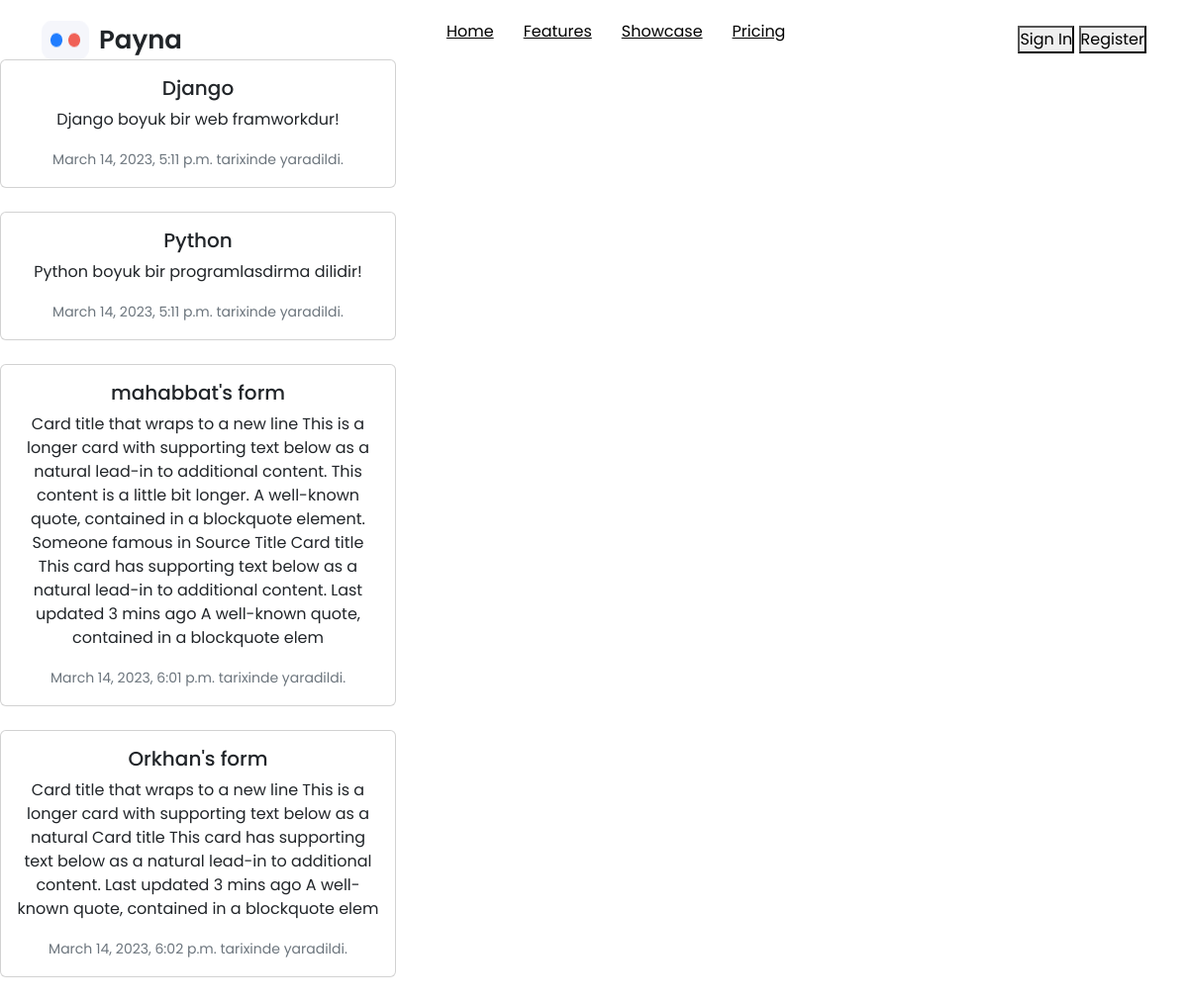
Page /allarticles on the earlier database version.
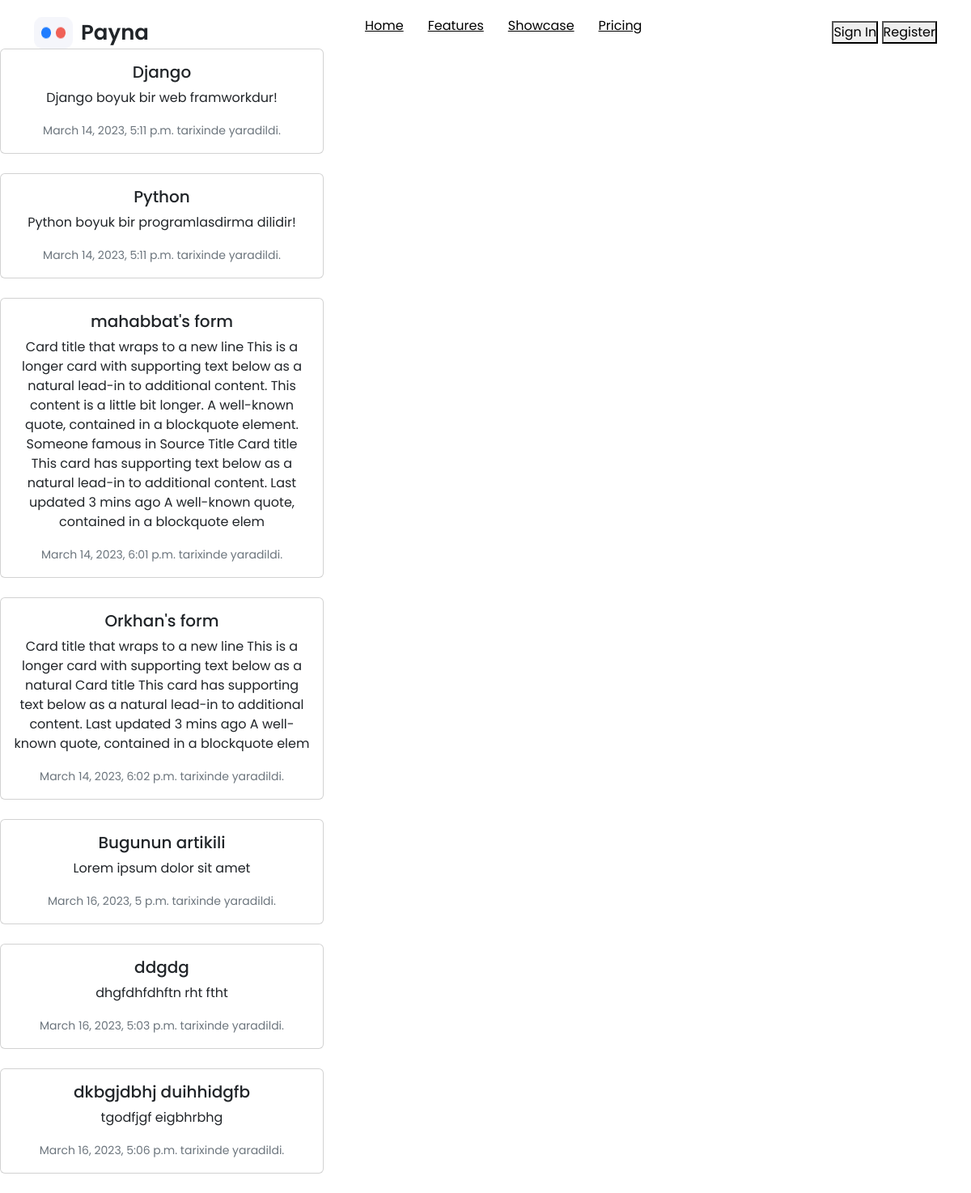
Same page on the later database version.
### app/models.py (models this page shows)
class Article(models.Model):
    name =models.CharField("Ad",max_length=255)
    metn = models.TextField(verbose_name="metn")
    create_date = models.DateTimeField('Yaranma tarixi',auto_now_add=True)

### app/views.py (the view)
# urls.py: path('allarticles',views.allarticles,name = 'allarticles'),
def allarticles(request):
    articles = Article.objects.all()
    contextim  = {
        'articles': articles
    }
    return render(template_name='allarticles.html',request=request,context=contextim)

### templates/allarticles.html
{% extends 'base.html' %}
{% block main %}
{% for article in articles %}
<div class="col-sm-6 col-lg-4 mb-4">
    <div class="card text-center">
      <div class="card-body">
        <h5 class="card-title">{{article.name}}</h5>
        <p class="card-text">{{article.metn}}</p>
        <p class="card-text"><small class="text-muted">{{article.create_date}} tarixinde yaradildi.</small></p>
      </div>
    </div>
  </div>
{% endfor %}
{% endblock main %}

Differences in the rows shown:
added Article: name "Bugunun artikili", metn "Lorem ipsum dolor sit amet", create_date "March 16, 2023, 5 p.m."
added Article: name "ddgdg", metn "dhgfdhfdhftn rht ftht", create_date "March 16, 2023, 5:03 p.m."
added Article: name "dkbgjdbhj duihhidgfb", metn "tgodfjgf eigbhrbhg", create_date "March 16, 2023, 5:06 p.m."
